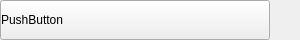
<?xml version="1.0" encoding="UTF-8"?>
<ui version="4.0">
 <class>WidgetFeature</class>
 <widget class="QWidget" name="WidgetFeature">
  <property name="geometry">
   <rect>
    <x>0</x>
    <y>0</y>
    <width>300</width>
    <height>40</height>
   </rect>
  </property>
  <property name="minimumSize">
   <size>
    <width>70</width>
    <height>40</height>
   </size>
  </property>
  <property name="maximumSize">
   <size>
    <width>300</width>
    <height>40</height>
   </size>
  </property>
  <property name="windowTitle">
   <string>Form</string>
  </property>
  <property name="styleSheet">
   <string notr="true"/>
  </property>
  <layout class="QHBoxLayout" name="horizontalLayout">
   <property name="spacing">
    <number>10</number>
   </property>
   <property name="leftMargin">
    <number>0</number>
   </property>
   <property name="topMargin">
    <number>0</number>
   </property>
   <property name="rightMargin">
    <number>0</number>
   </property>
   <property name="bottomMargin">
    <number>0</number>
   </property>
   <item>
    <widget class="QPushButton" name="pushButton_name">
     <property name="sizePolicy">
      <sizepolicy hsizetype="Ignored" vsizetype="Ignored">
       <horstretch>0</horstretch>
       <verstretch>0</verstretch>
      </sizepolicy>
     </property>
     <property name="styleSheet">
      <string notr="true">QPushButton {text-align:left; }

QPushButton:hover {
background-color: rgb(38, 38, 38);
text-align:left;
border-radius: 5px;
}

</string>
     </property>
     <property name="text">
      <string>PushButton</string>
     </property>
     <property name="icon">
      <iconset resource="graphics.qrc">
       <normaloff>:/graphics/graphics/icon_scope.png</normaloff>:/graphics/graphics/icon_scope.png</iconset>
     </property>
     <property name="iconSize">
      <size>
       <width>40</width>
       <height>40</height>
      </size>
     </property>
    </widget>
   </item>
   <item>
    <widget class="QWidget" name="widget_status" native="true">
     <property name="sizePolicy">
      <sizepolicy hsizetype="Fixed" vsizetype="Fixed">
       <horstretch>0</horstretch>
       <verstretch>0</verstretch>
      </sizepolicy>
     </property>
     <property name="minimumSize">
      <size>
       <width>20</width>
       <height>20</height>
      </size>
     </property>
     <property name="maximumSize">
      <size>
       <width>20</width>
       <height>20</height>
      </size>
     </property>
     <property name="styleSheet">
      <string notr="true"/>
     </property>
    </widget>
   </item>
  </layout>
 </widget>
 <resources>
  <include location="graphics.qrc"/>
 </resources>
 <connections/>
</ui>
